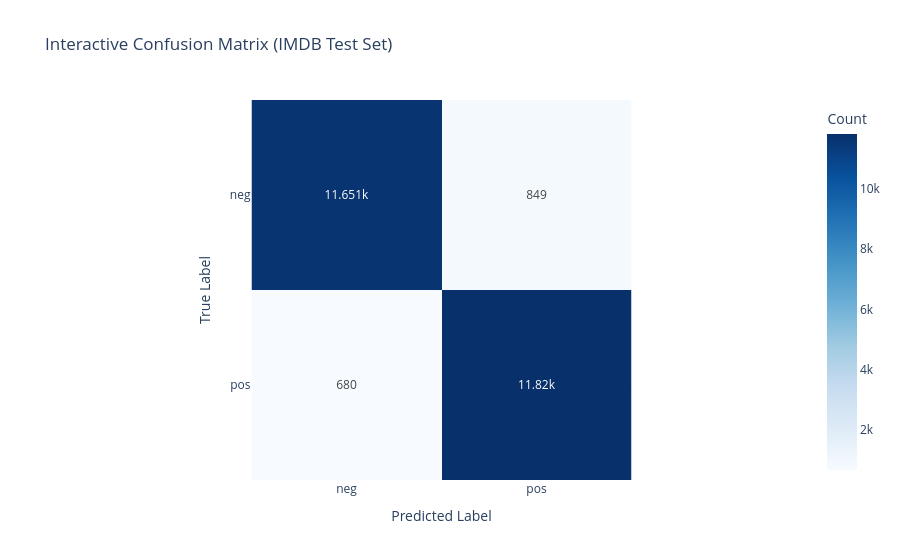

Write notebook code for a chart like this one.
### Markdown cell above
## 8) Evaluate the Fine-Tuned Model (Metrics + Confusion Matrix)

After training, we evaluate model quality in detail.

This section includes:

- Overall evaluation metrics from `trainer.evaluate()`.
- Per-class precision/recall/F1 using `classification_report`.
- Interactive confusion matrix visualization (Plotly) to inspect prediction errors.

This gives both a high-level and class-level understanding of model behavior.

### Code cell
# Evaluate on the test split with the metric function defined earlier.
eval_metrics = trainer.evaluate()

# Convert metrics dictionary into a readable table.
eval_metrics_df = pd.DataFrame.from_dict(eval_metrics, orient="index", columns=["value"])
display(eval_metrics_df)

# Generate test predictions for deeper error analysis.
pred_output = trainer.predict(tokenized_datasets["test"])
y_pred = np.argmax(pred_output.predictions, axis=1)
y_true = pred_output.label_ids

# Detailed class-wise performance report.
print(classification_report(y_true, y_pred, target_names=label_names, digits=4))

# Build confusion matrix and visualize it interactively.
cm = confusion_matrix(y_true, y_pred)
cm_fig = px.imshow(
    cm,
    text_auto=True,
    x=label_names,
    y=label_names,
    color_continuous_scale="Blues",
    labels={"x": "Predicted Label", "y": "True Label", "color": "Count"},
    title="Interactive Confusion Matrix (IMDB Test Set)",
)
cm_fig.update_layout(template="plotly_white")
cm_fig.show()

### Figure 1 — Plotly figure (JSON) as saved in the notebook; plotly's stock layout.template omitted (floating-point values rounded to 4 significant figures)
{"data": [{"coloraxis": "coloraxis", "hovertemplate": "Predicted Label: %{x}<br>True Label: %{y}<br>Count: %{z}<extra></extra>", "name": "0", "texttemplate": "%{z}", "type": "heatmap", "x": ["neg", "pos"], "xaxis": "x", "y": ["neg", "pos"], "yaxis": "y", "z": [[11651, 849], [680, 11820]]}], "layout": {"coloraxis": {"colorbar": {"title": {"text": "Count"}}, "colorscale": [[0, "rgb(247,251,255)"], [0.125, "rgb(222,235,247)"], [0.25, "rgb(198,219,239)"], [0.375, "rgb(158,202,225)"], [0.5, "rgb(107,174,214)"], [0.625, "rgb(66,146,198)"], [0.75, "rgb(33,113,181)"], [0.875, "rgb(8,81,156)"], [1, "rgb(8,48,107)"]]}, "title": {"text": "Interactive Confusion Matrix (IMDB Test Set)"}, "xaxis": {"anchor": "y", "constrain": "domain", "domain": [0, 1], "scaleanchor": "y", "title": {"text": "Predicted Label"}}, "yaxis": {"anchor": "x", "autorange": "reversed", "constrain": "domain", "domain": [0, 1], "title": {"text": "True Label"}}}}
